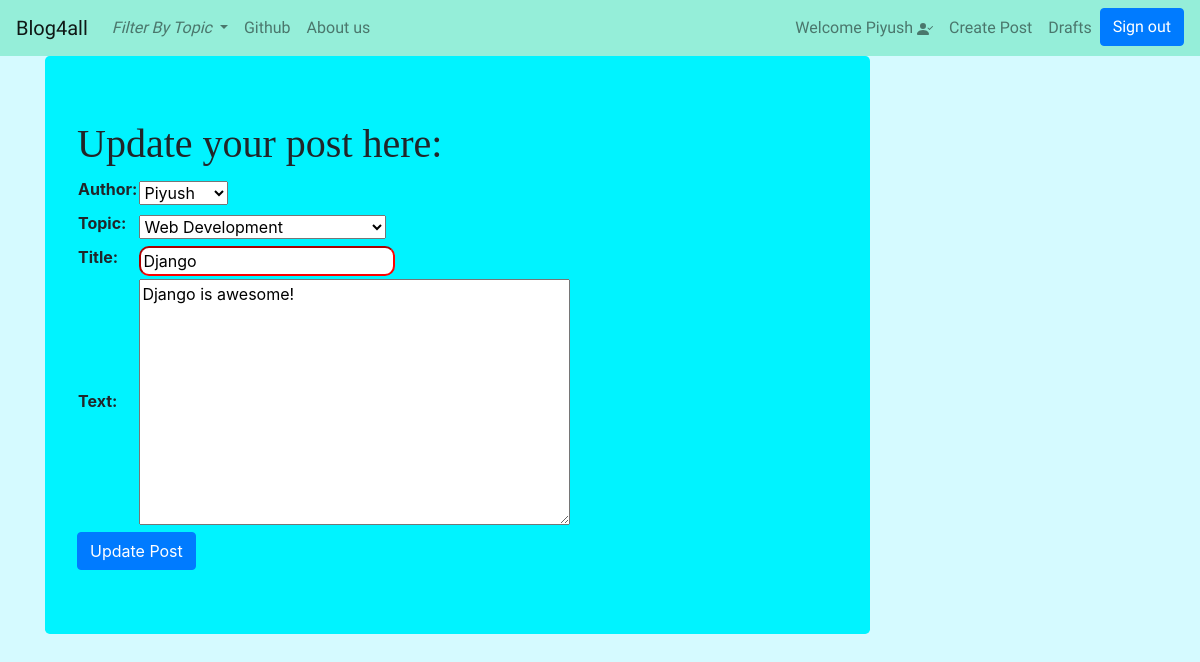
The page /post/1/edit_post/ (signed in) on the database its author committed.
### blog/models.py (models this page shows, shortened)
class Blogpost(models.Model):
    author = models.ForeignKey(User,on_delete = models.CASCADE)
    topic = models.CharField(max_length=50,choices=TOPIC_CHOICES,default='Others')
    title = models.CharField(max_length=200)
    text = models.TextField()
    create_date = models.DateTimeField(default=timezone.now)
    published_date = models.DateTimeField(blank=True,null=True)

### blog/views.py (the view)
# urls.py: path('post/<int:pk>/edit_post/',views.UpdateBlogpostView.as_view(),name = 'edit_post'),
class UpdateBlogpostView(LoginRequiredMixin,UpdateView):
    login_url = '/login/'
    redirect_field_name = 'blog/post_detail.html'
    form_class = BlogpostForm
    model = Blogpost
    template_name = 'blog/post_form.html'

### blog/forms.py
class BlogpostForm(forms.ModelForm):
    class Meta():
        model = Blogpost
        fields = ('author','topic','title','text')
        widgets = {
            'title' : forms.TextInput(attrs={'class' : 'textinput'}), # we will have to define textinput class in css file
            'text' : forms.Textarea(attrs={'class' : 'editable medium-editor-textarea postcontent'})
        }

### blog/templates/blog/post_form.html (shortened to what this page needs)
{% extends "blog/base.html" %}
{% block body_block %}
    <div class="jumbotron" style='background-color:#00F3FF'>
        {% if not form.instance.pk %}
        <h1 style="font-family: cursive;">Crete new blog post here: </h1>
        {% else %}
        <h1 style="font-family: cursive;">Update your post here: </h1>
        {% endif %}
        <form method="POST">
            <table>
                {{form.as_table}}
            </table>
            {% if not form.instance.pk %}
            <input type="submit" class="btn btn-primary" value="Create Post">
            {% else %}
            <input type="submit" class="btn btn-primary" value="Update Post">
            {% endif %}
        </form>
    </div>
{% endblock body_block %}

### blog/templates/blog/base.html (shortened to what this page needs)
<!DOCTYPE html>
{% load static %}
<html lang="en">
    <head>
        <link rel="stylesheet" href="https://stackpath.bootstrapcdn.com/bootstrap/4.5.0/css/bootstrap.min.css"
>
        <link rel="stylesheet" href="//cdn.jsdelivr.net/npm/medium-editor@latest/dist/css/medium-editor.min.css" type="text/css"
            media="screen" charset="utf-8">
        <link rel="stylesheet" href="{% static 'css/blog.css' %}">
        </head>
    <body>
        <nav class="navbar navbar-expand-lg  navbar-custom navbar-light">
            <a class="navbar-brand" href="{% url 'blog:blogs_list' %}">Blog4all</a>
            <div class="collapse navbar-collapse" id="navbarSupportedContent">
                <ul class="navbar-nav mr-auto">
                    <li class="nav-item dropdown">
                        <a class="nav-link dropdown-toggle" href="#" id="navbarDropdown" role="button" data-toggle="dropdown"
                            aria-haspopup="true" aria-expanded="false">
                            <i>Filter By Topic</i>
                        </a>
                    </li>
                    <li class="nav-item">
                        <a class="nav-link" href="https://github.com/piyushprince346">Github</a>
                    </li>
                    <li class="nav-item">
                        <a class="nav-link" href="{% url 'blog:about' %}">About us <span class="sr-only">(current)</span></a>
                    </li>
                </ul>
                <ul class="navbar-nav navbar-right">
                    {% if user.is_authenticated %}
                        <li class="nav-item">
                            <a class="nav-link" href="">Welcome {{user.username}}  </a>
                        </li>
                        <li class="nav-item">
                            <a class="nav-link" href="{% url 'blog:new_post' %}">Create Post</a>
                        </li>
                        <li class="nav-item">
                            <a class="nav-link" href="{% url 'blog:drafts' %}">Drafts</a>
                        </li>
                        <li class="nav-item">
                            <a class="btn btn-primary" href="{% url 'logout' %}">Sign out</a>
                        </li>
                    {% else %}
                        <li class="nav-item">
                            <a class="btn btn-primary" href="{% url 'login' %}" class="nav-link">Sign in</a>
                        </li>
                    {% endif %}
                </ul>
            </div>
        </nav>
        <div class="container">
            <div class="row">
                <div class="col-9">
                    {% block body_block %}
                    {% endblock body_block %}
                 </div>
                 <div class="col-3">
                 </div>
            </div>
        </div>
    </body>
</html>

### blog/static/css/blog.css (style rules this page uses)
body { background-color: rgb(213, 250, 255); }
.navbar-custom { background-color: rgba(143, 238, 214, 0.911); font-family: 'Exo', sans-serif; }
.textinput { border-color: red; border-radius: 10px; }

### rows shown on the page
Blogpost: author "Piyush", topic "Web Development", title "Django", text "Django is awesome!"

### other values the page prints
{{ user.username }} "Piyush"
